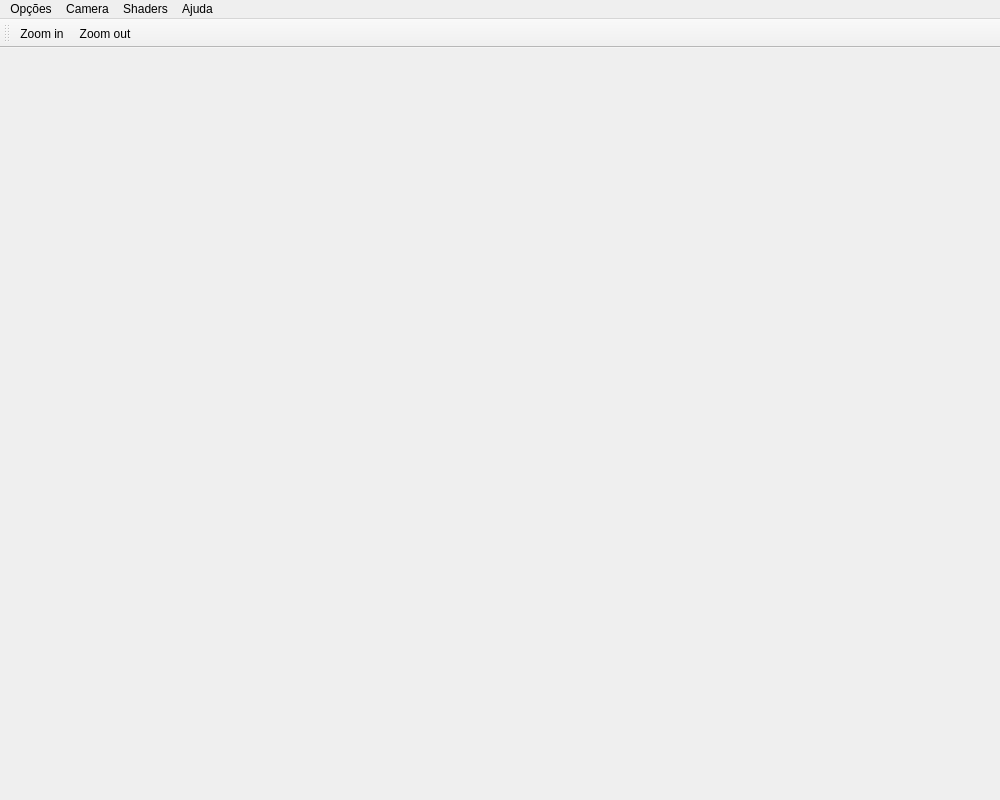
<?xml version="1.0" encoding="UTF-8"?>
<ui version="4.0">
 <class>MainWindow</class>
 <widget class="QMainWindow" name="MainWindow">
  <property name="geometry">
   <rect>
    <x>0</x>
    <y>0</y>
    <width>1000</width>
    <height>800</height>
   </rect>
  </property>
  <property name="windowTitle">
   <string>MainWindow</string>
  </property>
  <property name="windowIcon">
   <iconset>
    <normaloff>../../../../usr/share/icons/gnome/16x16/devices/display.png</normaloff>../../../../usr/share/icons/gnome/16x16/devices/display.png</iconset>
  </property>
  <widget class="QWidget" name="centralWidget">
   <layout class="QHBoxLayout" name="horizontalLayout">
    <item>
     <widget class="GLWidget" name="glwidget" native="true"/>
    </item>
   </layout>
  </widget>
  <widget class="QMenuBar" name="menuBar">
   <property name="geometry">
    <rect>
     <x>0</x>
     <y>0</y>
     <width>1000</width>
     <height>22</height>
    </rect>
   </property>
   <widget class="QMenu" name="menuCamera">
    <property name="title">
     <string>Camera</string>
    </property>
    <addaction name="actionCamera_1"/>
    <addaction name="actionCamera_2"/>
   </widget>
   <widget class="QMenu" name="menuOp_es">
    <property name="title">
     <string>Opções</string>
    </property>
    <addaction name="actionSair"/>
   </widget>
   <widget class="QMenu" name="menuAjuda">
    <property name="title">
     <string>Ajuda</string>
    </property>
    <addaction name="actionWiki"/>
   </widget>
   <widget class="QMenu" name="menuShaders">
    <property name="title">
     <string>Shaders</string>
    </property>
    <addaction name="actionGouraud"/>
    <addaction name="actionPhong"/>
   </widget>
   <addaction name="menuOp_es"/>
   <addaction name="menuCamera"/>
   <addaction name="menuShaders"/>
   <addaction name="menuAjuda"/>
  </widget>
  <widget class="QToolBar" name="toolBar">
   <property name="windowTitle">
    <string>toolBar</string>
   </property>
   <attribute name="toolBarArea">
    <enum>TopToolBarArea</enum>
   </attribute>
   <attribute name="toolBarBreak">
    <bool>false</bool>
   </attribute>
   <addaction name="actionZoom_in"/>
   <addaction name="actionZoom_out"/>
  </widget>
  <action name="actionCamera_1">
   <property name="checkable">
    <bool>false</bool>
   </property>
   <property name="text">
    <string>Camera 1</string>
   </property>
   <property name="shortcut">
    <string>Ctrl+1</string>
   </property>
  </action>
  <action name="actionCamera_2">
   <property name="checkable">
    <bool>false</bool>
   </property>
   <property name="text">
    <string>Camera 2</string>
   </property>
   <property name="shortcut">
    <string>Ctrl+2</string>
   </property>
  </action>
  <action name="actionWiki">
   <property name="text">
    <string>Wiki...</string>
   </property>
   <property name="shortcut">
    <string>F1</string>
   </property>
  </action>
  <action name="actionSair">
   <property name="text">
    <string>Sair</string>
   </property>
   <property name="shortcut">
    <string>Shift+Esc</string>
   </property>
  </action>
  <action name="actionZoom_in">
   <property name="text">
    <string>Zoom in</string>
   </property>
   <property name="shortcut">
    <string>Ctrl++</string>
   </property>
  </action>
  <action name="actionZoom_out">
   <property name="text">
    <string>Zoom out</string>
   </property>
   <property name="shortcut">
    <string>Ctrl+-</string>
   </property>
  </action>
  <action name="actionGouraud">
   <property name="text">
    <string>Gouraud</string>
   </property>
   <property name="shortcut">
    <string>Ctrl+G</string>
   </property>
  </action>
  <action name="actionPhong">
   <property name="text">
    <string>Phong</string>
   </property>
   <property name="shortcut">
    <string>Ctrl+P</string>
   </property>
  </action>
 </widget>
 <layoutdefault spacing="6" margin="11"/>
 <customwidgets>
  <customwidget>
   <class>GLWidget</class>
   <extends>QWidget</extends>
   <header location="global">GLWidget.h</header>
   <container>1</container>
   <slots>
    <slot>shrink(bool)</slot>
    <slot>smooth(bool)</slot>
    <slot>shrink_value(int)</slot>
    <slot>takeScreenshot()</slot>
    <slot>showFileOpenDialog()</slot>
    <slot>tsurface(bool)</slot>
    <slot>qsurface(bool)</slot>
    <slot>tsurfaceColor(QColor)</slot>
    <slot>qsurfaceColor(QColor)</slot>
    <slot>tpoints(bool)</slot>
    <slot>qpoints(bool)</slot>
    <slot>tpointsColor(QColor)</slot>
    <slot>qpointsColor(QColor)</slot>
    <slot>tedges(bool)</slot>
    <slot>qedges(bool)</slot>
    <slot>tedgesColor(QColor)</slot>
    <slot>qedgesColor(QColor)</slot>
    <slot>tpsize(double)</slot>
    <slot>qpsize(double)</slot>
    <slot>tesize(double)</slot>
    <slot>qesize(double)</slot>
    <slot>run()</slot>
    <slot>saveBoth()</slot>
    <slot>saveT()</slot>
    <slot>saveQ()</slot>
    <slot>iterations(int)</slot>
    <slot>parameterization(int)</slot>
    <slot>error(double)</slot>
    <slot>graphs(bool)</slot>
   </slots>
  </customwidget>
 </customwidgets>
 <resources/>
 <connections/>
 <slots>
  <slot>changeViewShader(int)</slot>
  <slot>changeViewPreset(int)</slot>
  <slot>showFileOpenDialog()</slot>
  <slot>saveT()</slot>
  <slot>saveQ()</slot>
  <slot>saveBoth()</slot>
  <slot>takeScreenshot()</slot>
  <slot>splitView(bool)</slot>
  <slot>tedges(bool)</slot>
  <slot>qedges(bool)</slot>
  <slot>tpoints(bool)</slot>
  <slot>qpoints(bool)</slot>
  <slot>tsurface(bool)</slot>
  <slot>qsurface(bool)</slot>
  <slot>tpsize(double)</slot>
  <slot>qpsize(double)</slot>
  <slot>tesize(double)</slot>
  <slot>qesize(double)</slot>
  <slot>tedgesColor(QColor)</slot>
  <slot>qedgesColor(QColor)</slot>
  <slot>tsurfaceColor(QColor)</slot>
  <slot>qsurfaceColor(QColor)</slot>
  <slot>tpointsColor(QColor)</slot>
  <slot>qpointsColor(QColor)</slot>
  <slot>smooth(bool)</slot>
  <slot>background(QColor)</slot>
  <slot>shininess(int)</slot>
  <slot>iterations(int)</slot>
  <slot>specular(double)</slot>
  <slot>diffuse(double)</slot>
  <slot>ambient(double)</slot>
  <slot>error(double)</slot>
  <slot>graphs(bool)</slot>
  <slot>parameterization(int)</slot>
  <slot>run()</slot>
 </slots>
</ui>
